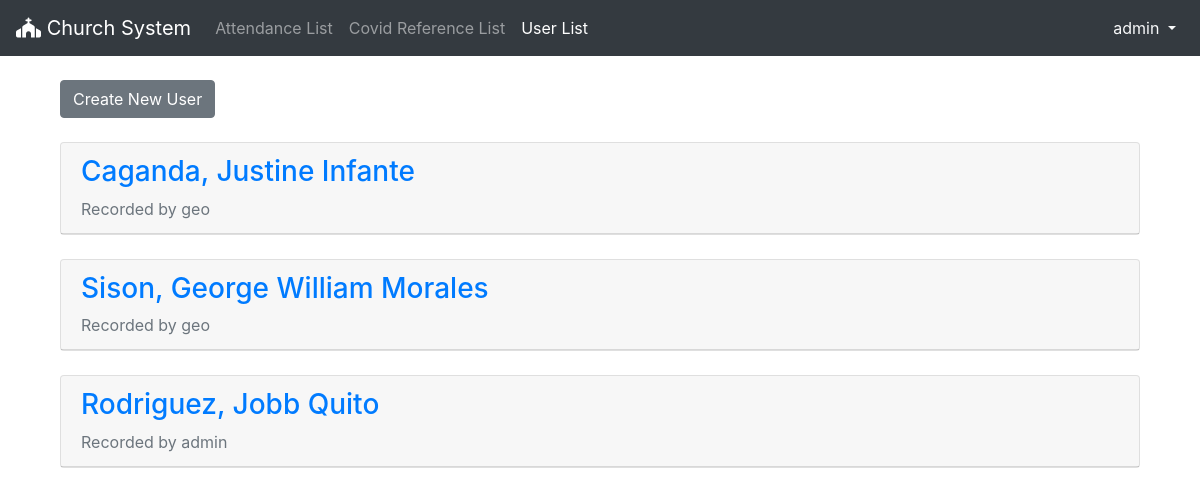
Screenshot of /user/ (signed in) with the database file from the repository.
### staff/models.py (models this page shows)
class Staff(AbstractUser):
    class Sex(models.TextChoices):
        MAN = 'M', ('Man')
        WOMAN = 'F', ('Woman')
    sex = models.CharField('sex', max_length=1, choices=Sex.choices, null=True)
    def __str__(self):
        return f'{self.username}'

### user/models.py (models this page shows, shortened)
class User(models.Model):
    class Sex(models.TextChoices):
        MAN = 'M', ('Man')
        WOMAN = 'F', ('Woman')
    first_name = models.CharField(max_length=50)
    middle_name = models.CharField(max_length=50)
    last_name = models.CharField(max_length=50)
    birthdate = models.DateField()
    age = models.IntegerField()
    sex = models.CharField(max_length=1, choices=Sex.choices, null=True)
    profession = models.CharField(max_length=50)
    staff = models.ForeignKey(Staff, on_delete=models.PROTECT)

### user/views.py (the view)
# urls.py: path('', UserListView.as_view(), name='user_list'),
class UserListView(LoginRequiredMixin, ListView):
    model = User
    template_name = 'user_list.html'
    context_object_name = 'all_user_list'

### templates/user_list.html (shortened to what this page needs)
{% extends 'base.html' %}
{% block navbar %}
    <li class="nav-item">
      <a class="nav-link" href="{% url 'attend_list'%}">Attendance List</a>
    </li>
    <li class="nav-item">
        <a class="nav-link" href="{% url 'ref_list' %}">Covid Reference List</a>
    </li>
    <li class="nav-item">
        <a class="nav-link active" href="{% url 'user_list'%}">User List</a>
    </li>
{% endblock%}
{% block content%}
  <div class="container-fluid mt-4">
      <a href="{% url 'user_new' %}"><button class="btn btn-secondary">Create New User</button></a>
      {% for user in all_user_list %}
        <div class="card mt-4">
            <a style="text-decoration: none;" href="{% url 'user_detail' user.pk %}">
                <div class="card-header">
                    <span class="font-weight-bold d-block"><h3>{{ user.last_name }}, {{ user.first_name}} {{ user.middle_name}}</h3></span>
                    <span class="text-muted">Recorded by {{ user.staff }}</span>
                </div>
            </a>
        </div>
      {% endfor %}
  </div>
{% endblock content%}

### templates/base.html (shortened to what this page needs)
{% load static %}
<!DOCTYPE html>
<html>
<head>
    <link rel="stylesheet" href="https://cdn.jsdelivr.net/npm/bootstrap@4.6.0/dist/css/bootstrap.min.css">
</head>
<body>
    <nav class="navbar navbar-expand-lg navbar-dark bg-dark">
        <a class="navbar-brand" href="{% url 'home' %}"><i class="fas fa-church"></i> Church System</a>
        <div class="collapse navbar-collapse" id="navbarSupportedContent">
            {% if user.is_authenticated %}
            <ul class="navbar-nav mr-auto">
              {% block navbar %}{% endblock%}
            </ul>
            <ul class="navbar-nav ml-auto">
                <li class="nav-item">
                    <a class="nav-link dropdown-toggle text-light" href="#" id="navbarDropdown" role="button" data-toggle="dropdown" aria-haspopup="true" aria-expanded="false">
                        {{ user.username }}
                    </a>
                </li>
            </ul>
            {% else %}
            <form class="form-inline ml-auto">
                <a href="{% url 'login' %}" class="btn btn-secondary">Log In</a>
                <a href="{% url 'signup' %}" class="btn btn-primary ml-2">Sign Up</a>
            </form>
            {% endif %}
        </div>
    </nav>
    <main>
        <div class="container">
            {% block content %}
            {% endblock content %}
        </div>
    </main>
</body>
</html>

### rows the page displays
Staff: username "admin"
User: last_name "Caganda", first_name "Justine", middle_name "Infante", staff "geo"
User: last_name "Sison", first_name "George William", middle_name "Morales", staff "geo"
User: last_name "Rodriguez", first_name "Jobb", middle_name "Quito", staff "admin"
